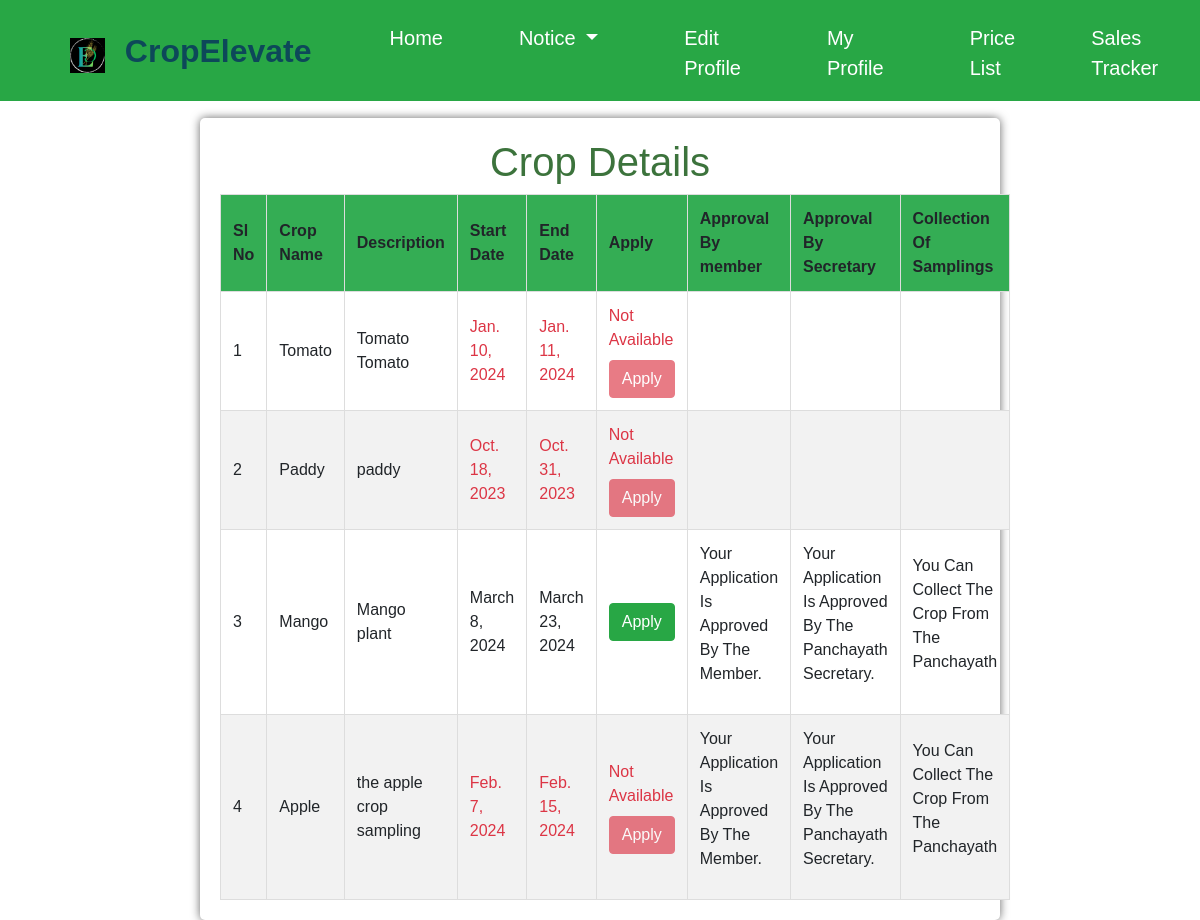
Before: /crop (signed in) with the older database file.
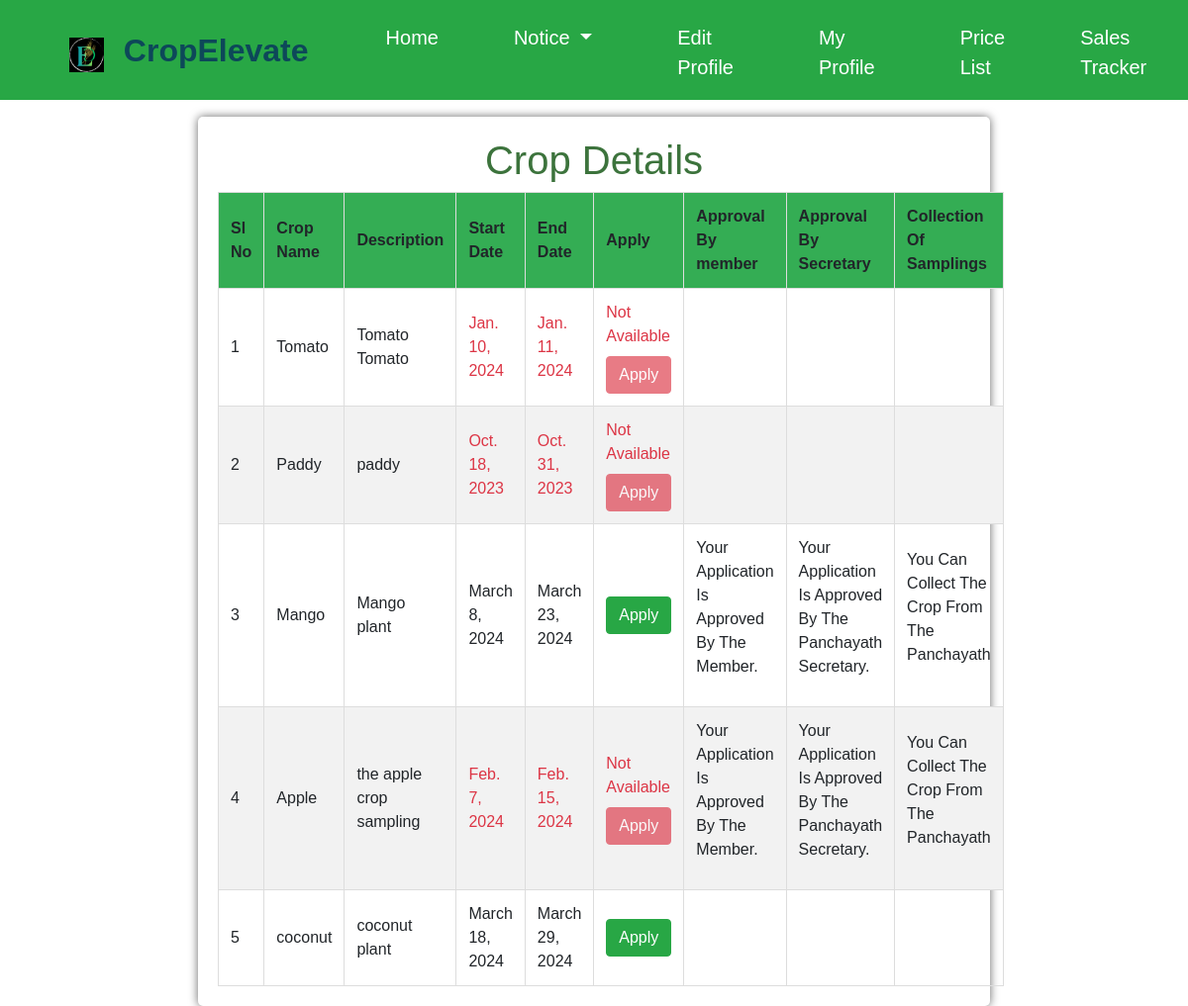
After: the same page with the newer database file.
### ceapp/models.py (models this page shows)
class Crop(models.Model):
    Namec = models.CharField(max_length=100)
    des = models.TextField()
    start_date = models.DateField(null=True, blank=True)
    end_date = models.DateField(null=True, blank=True)
    count = models.PositiveIntegerField(default=0)
    crop_photo = models.ImageField(upload_to='crop_photos/', blank=True, null=True)
    is_active = models.BooleanField(default=True)
    created_at = models.DateTimeField(auto_now_add=True)
    current = models.BooleanField(default=False)

class ApplyCrop(models.Model):
    APPROVED = 'approved'
    REJECTED = 'rejected'
    PENDING = 'pending'
    WAITING = 'waiting'
    APPROVAL_CHOICES = [
    (APPROVED, 'Approved'),
    (REJECTED, 'Rejected'),
    (PENDING, 'Pending'),
    (WAITING, 'waiting'),
    ]
    WAITING = 'waiting'
    NOTWAITING = 'notwaiting'
    WAITING_CHOICES = [
    (WAITING,'waiting'),
    (NOTWAITING,'notwaiting'),
    ]
    GIVEN = 'given'
    NOTGIVEN = 'notgiven'
    IS_GIVEN = [
    (GIVEN, 'Given'),
    (NOTGIVEN, 'Notgiven'),
    ]
    user = models.ForeignKey(CustomUser, on_delete=models.CASCADE, null=True,default=1)
    cname = models.CharField(max_length=100,null=True, blank=True)
    farmerName = models.CharField(max_length=100,null=True, blank=True)
    address = models .CharField(max_length=100,null=True,blank=True)
    contactNo = models .CharField(max_length=100,null=True,blank=True)
    wardNo = models .CharField(max_length=100,null=True,blank=True)
    AnnualIncome = models .IntegerField(null=True,blank=True)
    land = models .CharField(max_length=100,null=True,blank=True)
    crop_id=models.ForeignKey(Crop, on_delete=models.CASCADE, null=True,default=1)
    file_upload = models.FileField(upload_to='uploads/', null=True, blank=True)
    crop_giventime = models.DateTimeField(null=True,blank=True)
    is_approved = models.CharField(
        max_length=10,
        choices=APPROVAL_CHOICES,
        default=PENDING,
    )
    is_approvedd = models.CharField(
        max_length=10,
        choices=APPROVAL_CHOICES,
        default=PENDING,
    )
    is_waiting = models.CharField(
        max_length=10,
        choices=WAITING_CHOICES,
        default=WAITING,
    )
    is_given = models.CharField(
        max_length=10,
        choices=IS_GIVEN,
        default=NOTGIVEN,
    )

### ceapp/views.py (the view)
# urls.py: path('crop',views.crop,name='crop'),
def crop(request):
    user = request.user
    profile = FarmerProfile.objects.get(user=user)
    today = date.today()
    crops = Crop.objects.all()
    existing_certifications = ApplyCrop.objects.filter(user=user)
    return render(request, 'crop.html', {
        'crops': crops,
        'today': today,
        'profile': profile,
        'existing_certifications': existing_certifications
    })

### templates/crop.html (shortened to what the changed rows need)
{% load static %}
<!DOCTYPE html>
<html lang="en">
<head>
    <link rel="stylesheet" href="https://maxcdn.bootstrapcdn.com/bootstrap/4.5.2/css/bootstrap.min.css">
    <link rel="stylesheet" href="https://cdn.jsdelivr.net/npm/@mdi/font/css/materialdesignicons.min.css">
    <link rel="stylesheet" href="https://cdnjs.cloudflare.com/ajax/libs/font-awesome/5.15.3/css/all.min.css">
</head>
<body>
    <nav class="navbar navbar-expand-lg navbar-light bg-success fixed-top">
        <h2 style="color:#0d4859; padding-left:20px; font-weight:bold; margin-top:10px;" >CropElevate</h2>
    </nav>
    <br><br>
    <div class="container">
        <h1 style="color:#3c733c;">Crop Details</h1>
        <table>
            <thead>
                <tr>
                    <th>Sl No</th>
                    <th>Crop Name</th>
                    <th>Description</th>
                    <th>Start Date</th>
                    <th>End Date</th>
                    <th>Apply</th>
                    <th>Approval By member</th>
                    <th>Approval By Secretary</th>
                    <th>Collection Of Samplings</th>
                </tr>
            </thead>
            <tbody>
                {% for crop in crops %}
                <tr>
                    <td>{{ forloop.counter }}</td>
                    <td>{{ crop.Namec }}</td>
                    <td>{{ crop.des }}</td>
                    <td>
                        {% if crop.start_date <= today and crop.end_date >= today %}
                            {{ crop.start_date }}
                        {% else %}
                            <span class="text-danger">{{ crop.start_date }}</span>
                        {% endif %}
                    </td>
                    <td>
                        {% if crop.start_date <= today and crop.end_date >= today %}
                            {{ crop.end_date }}
                        {% else %}
                            <span class="text-danger">{{ crop.end_date }}</span>
                        {% endif %}
                    </td>
                    <td>
                        {% if crop.start_date <= today and crop.end_date >= today %}
                            <form method="get" action="{% url 'apply' crop.id %}">
                                <button type="submit" class="btn btn-success">Apply</button>
                            </form>
                        {% else %}
                            <label class="text-danger">Not Available</label>
                            <button type="label" class="btn btn-danger" disabled>Apply</label>
                        {% endif %}
                    </td>
                    <td>
                        {% for certification in existing_certifications %}
                            {% if certification.crop_id.id == crop.id %}
                                {% if certification.is_approved == 'pending' %}
                                    <p class="certification-message">You Have Applied For The crop.</p>
                                {% elif certification.is_approved == 'approved' %}
                                    <p class="certification-message">Your Application Is Approved By The Member.</p>
                                {% elif certification.is_approved == 'rejected' %}
                                    <p class="certification-message">Your Application is Rejected.</p>
                                {% elif certification.is_approved == 'waiting' %}
                                    <p class="certification-message">You Are In The Waiting List.</p>
                                {% endif %}
                            {% endif %}
                        {% endfor %}
                    </td>
                    <td>
                        {% for certification in existing_certifications %}
                            {% if certification.crop_id.id == crop.id %}
                                {% if certification.is_approvedd == 'approved' %}
                                    <p class="certification-message">Your Application Is Approved By The Panchayath Secretary.</p>
                                {% elif certification.is_approvedd == 'waiting' %}
                                    <p class="certification-message">You Are in the Waiting list by Panchayath Secretarys.</p>
                                {% else %}
                                    <p> Please Wait </p>
                                {% endif %}
                            {% endif %}
                        {% endfor %}
                    </td>
                    <td>
                        {% for certification in existing_certifications %}
                            {% if certification.crop_id.id == crop.id %}
                                {% if certification.is_given == 'given' %}
                                    <p class="certification-message">You Can Collect The Crop From The Panchayath</p>
                                {% elif certification.is_given == 'notgiven' %}
                                    <p class="certification-message">Crop Samplings Is Not Allocated to you at this time</p>
                                {% else %}
                                    <p> Please Wait </p>
                                {% endif %}
                            {% endif %}
                        {% endfor %}
                    </td>
                </tr>
                {% endfor %}
            </tbody>
        </table>
    </div>
</body>
</html>

Changed rows visible on the page:
added Crop: Namec "coconut", des "coconut plant", start_date "March 18, 2024", end_date "March 29, 2024"
